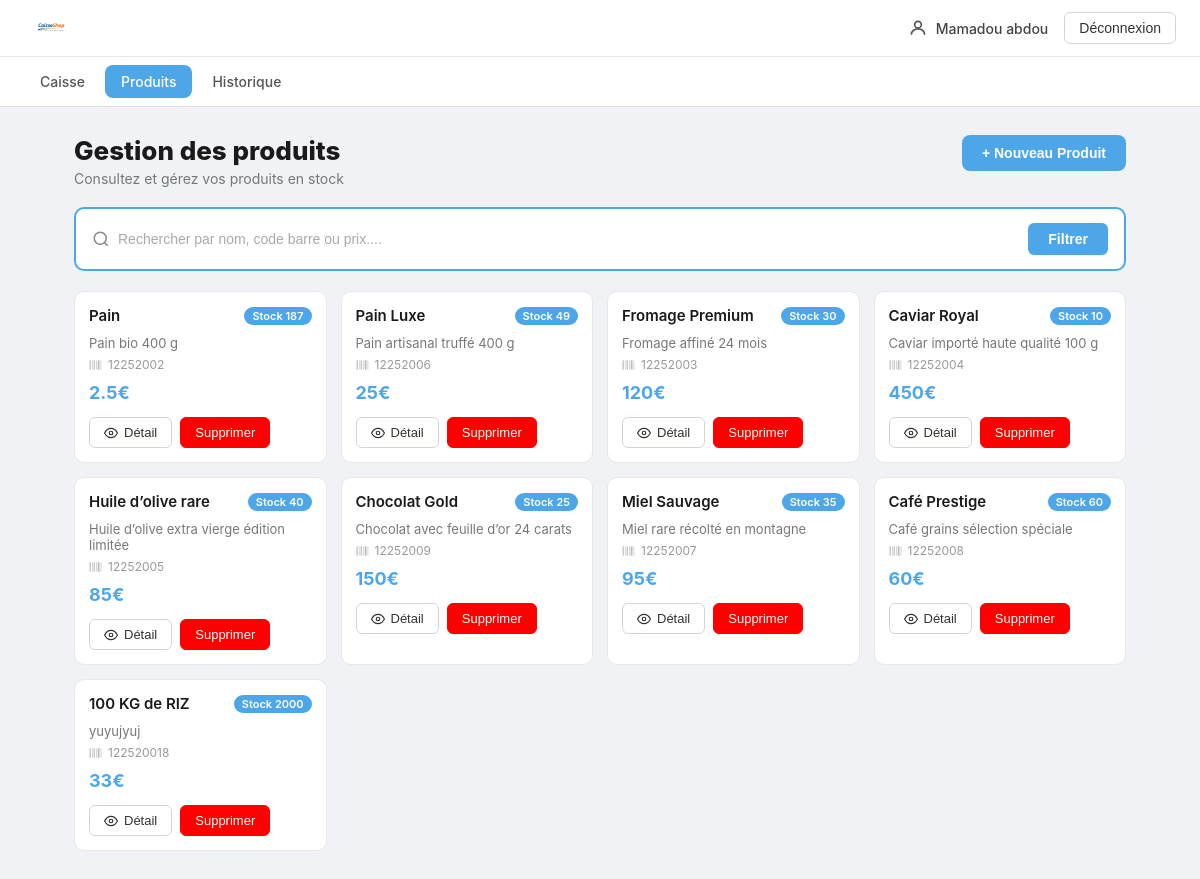
The app's page /frontoffice/produits.php (signed in), older data.
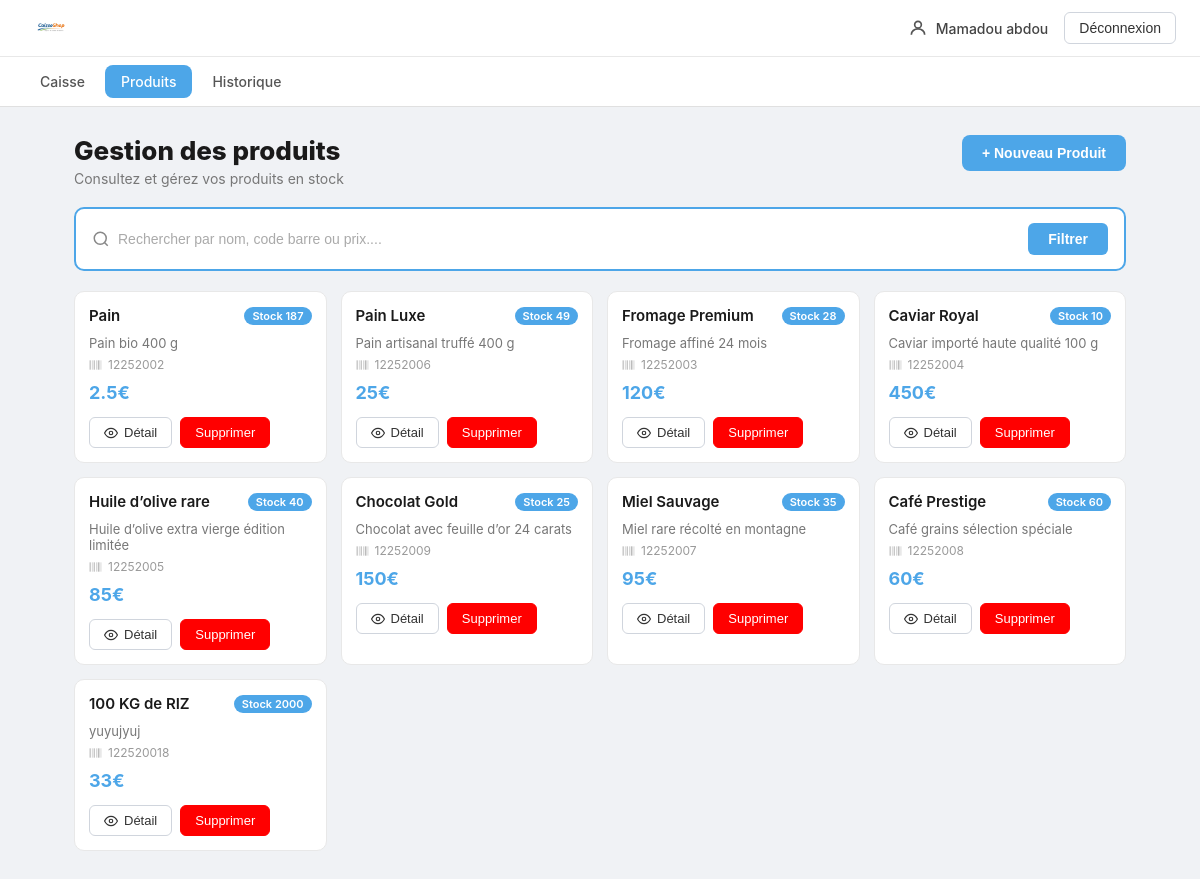
The same page, newer data.
### tables this page shows
CREATE TABLE `produits` (
  `Id` int(11) NOT NULL,
  `NomProduit` varchar(20) NOT NULL,
  `Description` text NOT NULL,
  `Prix` double NOT NULL,
  `Stock` int(11) NOT NULL,
  `CodeBarres` varchar(50) NOT NULL
);

### frontoffice/select.php (called while the page is built, shortened)
<?php
require_once('../asset/connexionbdd.php');
$sql = "SELECT * FROM produits WHERE 1=1";
$params = [];
$stmt = $pdo->prepare($sql);
$stmt->execute($params);
$produits=$stmt->fetchall();
?>

### frontoffice/session.php (called while the page is built, shortened)
<?php
require_once(__DIR__ . '/select.php');
?>

### frontoffice/produits.php (the view, shortened to what this page needs)
<?php
require_once(__DIR__ . '/session.php');
require_once(__DIR__ . '/update.php');
require_once(__DIR__ . '/select.php');
?>
<!DOCTYPE html>
<html lang="fr">
<head>
    <link rel="stylesheet" href="../styles/style.css">
    <link rel="stylesheet" href="../styles/produits.css">
</head>
<body>
    <header class="header">
        <nav class="nav-top">
            <img class="logo" src="../image/logo1.png" alt="logo caisseshop">
            <div class="nav-top-droite">
                <div class="utilisateur">
                    <svg class="icone-user" xmlns="http://www.w3.org/2000/svg" viewBox="0 0 24 24" fill="none" stroke="currentColor" stroke-width="2">
                        <circle cx="12" cy="8" r="4"/>
                        <path d="M4 20c0-4 3.6-7 8-7s8 3 8 7"/>
                    </svg>
                    <p class="nom-utilisateur"><?php echo $_SESSION['LOG_USER'] ?></p>
                </div>
                <button class="bouton-deconnexion" onclick="window.location.href='logout.php'">
                    Déconnexion
                </button>
            </div>
        </nav>
        <nav class="nav-menu">
            <a class="nav-lien " href="index.php">
                Caisse
            </a>
            <a class="nav-lien actif" href="produits.php">
                Produits
            </a>
            <a class="nav-lien" href="historique.php">
                Historique
            </a>
        </nav>
    </header>
   <main>
        <div class="entete-produits">
            <div class="entete-produits-texte">
                <h1>Gestion des produits</h1>
                <p>Consultez et gérez vos produits en stock</p>
            </div>
            <button class="bouton-nouveau-produit" onclick="window.location.href='ajouterProduit.php'">+ Nouveau Produit</button>
        </div>
        <div class="bloc-recherche">
            <form class="form-recherche" action="produits.php" method="post">
                <div class="input-recherche-wrapper">
                    <svg class="icone-recherche" xmlns="http://www.w3.org/2000/svg" viewBox="0 0 24 24" fill="none" stroke="currentColor" stroke-width="2">
                        <circle cx="11" cy="11" r="8"/>
                        <line x1="21" y1="21" x2="16.65" y2="16.65"/>
                    </svg>
                     <?php if (!isset($_POST['motcle'])){ ?>
                        <input class="input-recherche" type="text" name="motcle" placeholder="Rechercher par nom, code barre ou prix....">
                    <?php }else{ ?>
                        <input class="input-recherche" type="text" name="motcle" placeholder="Rechercher par nom, code barre ou prix...." value="<?php echo  $_POST['motcle'] ?>">
                    <?php }?>
                </div>
                <button class="bouton-filtrer" type="submit">Filtrer</button>
            </form>
        </div>
        <div class="grille-produits-4">
            <?php for ($i=0; $i < count($produits); $i++) { ?>
                <article class="carte-produit">
                    <div class="carte-produit-entete">
                        <h3 class="produit-nom"><?php echo $produits[$i]['NomProduit'] ?></h3>
                        <span class="badge-stock">Stock <?php echo $produits[$i]['Stock'] ?></span>
                    </div>
                    <p class="produit-description"><?php echo $produits[$i]['Description'] ?></p>
                    <p class="produit-code">
                        <?php echo $produits[$i]['CodeBarres'] ?>
                    </p>
                    <h2 class="produit-prix"><?php echo $produits[$i]['Prix'] ?>€</h2>
                    <div class="action">
                        <form action="modifierProduit.php" method="post">
                            <button class="bouton-detail" type="submit">
                                <svg class="icone-oeil" xmlns="http://www.w3.org/2000/svg" viewBox="0 0 24 24" fill="none" stroke="currentColor" stroke-width="2">
                                    <path d="M1 12s4-8 11-8 11 8 11 8-4 8-11 8-11-8-11-8z"/>
                                    <circle cx="12" cy="12" r="3"/>
                                </svg>
                                Détail
                            </button>
                        </form>
                        <form action="comfirmationDeleteProduit.php" method="post">
                            <button class="bouton-delete">Supprimer</button>
                        </form>
                    </div>
                </article>
            <?php } ?>
        </div>
    </main>
</body>
</html>

Row changes from the older to the newer data that the page shows:
changed produits "Fromage Premium": Stock "30" → "28"
